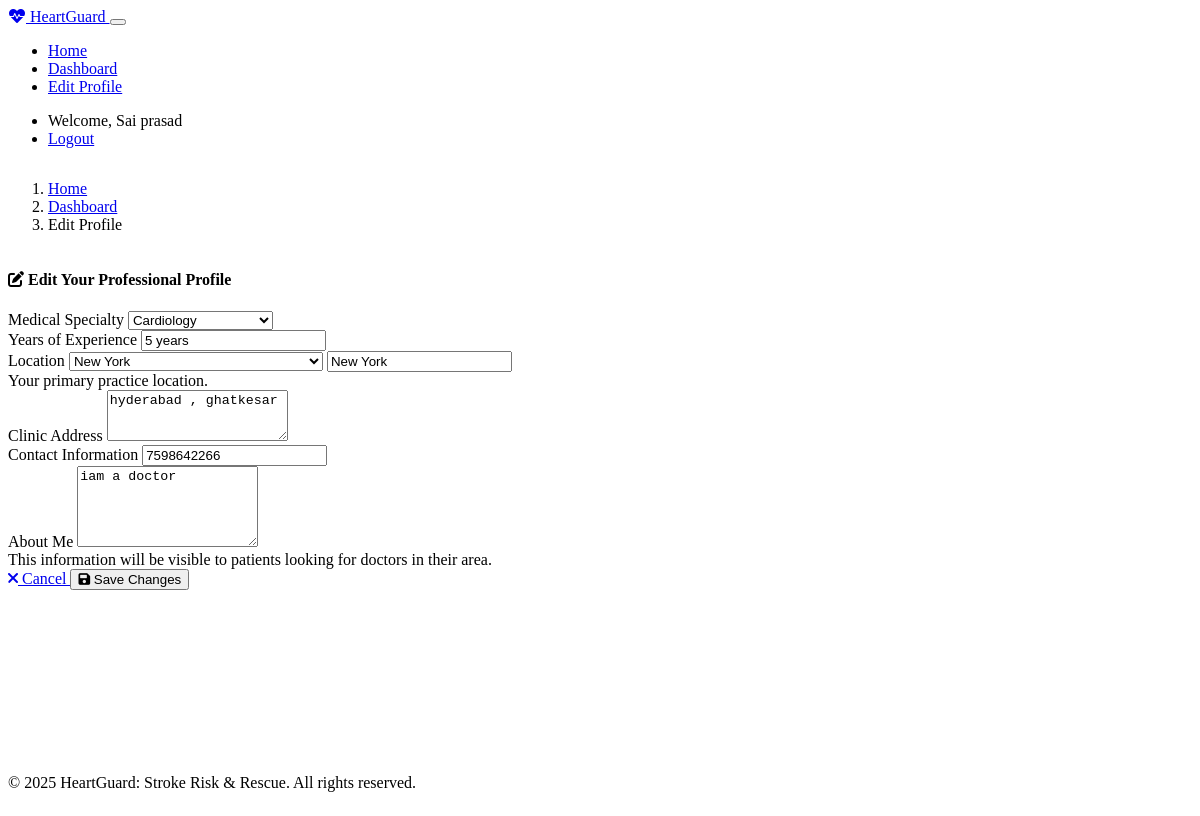
The page /doctor/profile/edit (signed in) on the database as committed earlier.
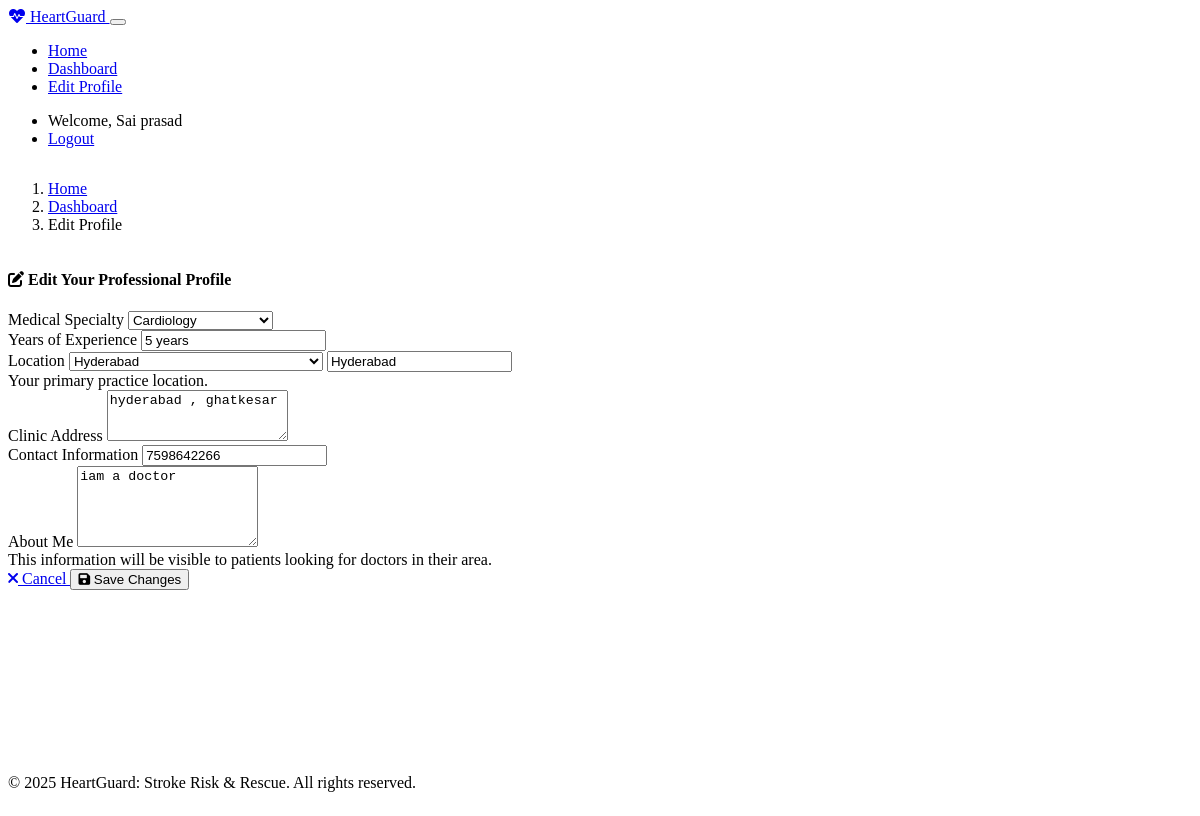
The same page on the database as committed later.
### models.py (models this page shows, shortened)
class Doctor(UserMixin, db.Model):
    id = db.Column(db.Integer, primary_key=True)
    email = db.Column(db.String(120), unique=True, nullable=False)
    password_hash = db.Column(db.String(256), nullable=False)
    name = db.Column(db.String(100), nullable=False)
    location = db.Column(db.String(100), nullable=False)
    specialty = db.Column(db.String(100), nullable=False)
    about = db.Column(db.Text, nullable=True)
    experience = db.Column(db.String(100), nullable=True)
    clinic_address = db.Column(db.String(200), nullable=True)
    contact_info = db.Column(db.String(100), nullable=True)
    created_at = db.Column(db.DateTime, default=datetime.utcnow)

class City(db.Model):
    id = db.Column(db.Integer, primary_key=True)
    name = db.Column(db.String(100), nullable=False, unique=True)

### routes.py (the view, shortened to what this page needs)
@app.route('/doctor/profile/edit', methods=['GET', 'POST'])
@login_required
def doctor_profile_edit():
    if session.get('user_type') != 'doctor':
        flash('Please login as a doctor to access this page', 'warning')
        return redirect(url_for('doctor_login'))
    doctor_id = session.get('user_id')
    doctor = Doctor.query.get(doctor_id)
    if not doctor:
        flash('Doctor information not found', 'danger')
        return redirect(url_for('doctor_login'))
    cities = City.query.all()
    specialties = ["Cardiology", "Internal Medicine", "Neurology", "Endocrinology",
                  "Family Medicine", "Vascular Surgery", "Geriatric Medicine"]
    return render_template('doctor_profile_edit.html', doctor=doctor, cities=cities, specialties=specialties)

### app.py (called while the page is built)
@login_manager.user_loader
def load_user(user_id):
    from models import User, Doctor
    user = User.query.get(int(user_id))
    if user:
        return user
    return Doctor.query.get(int(user_id))

### templates/doctor_profile_edit.html (shortened to what the changed rows need)
{% extends 'base.html' %}
{% block content %}
<div class="container py-4">
    <div class="card shadow-sm">
        <div class="card-body">
            <form method="POST" action="{{ url_for('doctor_profile_edit') }}">
                <div class="row mb-4">
                    <div class="col-md-6">
                        <div class="mb-3">
                            <label for="specialty" class="form-label">Medical Specialty</label>
                            <select class="form-select" id="specialty" name="specialty" required>
                                {% for specialty in specialties %}
                                    <option value="{{ specialty }}" {% if doctor.specialty == specialty %}selected{% endif %}>{{ specialty }}</option>
                                {% endfor %}
                            </select>
                        </div>
                        <div class="mb-3">
                            <label for="experience" class="form-label">Years of Experience</label>
                            <input type="text" class="form-control" id="experience" name="experience" value="{{ doctor.experience or '' }}" placeholder="e.g., 15+ years">
                        </div>
                        <div class="mb-3">
                            <label for="location" class="form-label">Location</label>
                            <select class="form-select mb-2" id="locationSelect" onchange="handleLocationChange()">
                                {% for city in cities %}
                                    <option value="{{ city.name }}" {% if doctor.location == city.name %}selected{% endif %}>{{ city.name }}</option>
                                {% endfor %}
                            </select>
                            <input type="text" class="form-control" id="location" name="location" value="{{ doctor.location }}" required>
                            <div class="form-text">Your primary practice location.</div>
                        </div>
                    </div>
                    <div class="col-md-6">
                        <div class="mb-3">
                            <label for="clinic_address" class="form-label">Clinic Address</label>
                            <textarea class="form-control" id="clinic_address" name="clinic_address" rows="3" placeholder="Enter your clinic's full address">{{ doctor.clinic_address or '' }}</textarea>
                        </div>
                        <div class="mb-3">
                            <label for="contact_info" class="form-label">Contact Information</label>
                            <input type="text" class="form-control" id="contact_info" name="contact_info" value="{{ doctor.contact_info or '' }}" placeholder="e.g., (123) 456-7890 or your-email@example.com">
                        </div>
                    </div>
                </div>
                <div class="mb-4">
                    <label for="about" class="form-label">About Me</label>
                    <textarea class="form-control" id="about" name="about" rows="5" placeholder="Describe your medical background, expertise, and approach to patient care">{{ doctor.about or '' }}</textarea>
                    <div class="form-text">This information will be visible to patients looking for doctors in their area.</div>
                </div>
            </form>
        </div>
    </div>
</div>
{% endblock %}

### templates/base.html (shortened to what this page needs)
<!DOCTYPE html>
<html lang="en" data-bs-theme="dark">
<head>
    <link href="https://cdn.replit.com/agent/bootstrap-agent-dark-theme.min.css" rel="stylesheet">
    <link rel="stylesheet" href="{{ url_for('static', filename='css/styles.css') }}">
    <link rel="stylesheet" href="https://cdnjs.cloudflare.com/ajax/libs/font-awesome/6.0.0/css/all.min.css">
</head>
<body>
    <nav class="navbar navbar-expand-lg navbar-dark bg-dark">
        <div class="container">
            <a class="navbar-brand" href="{{ url_for('index') }}">
                <i class="fas fa-heartbeat text-danger me-2"></i>
                HeartGuard
            </a>
            <button class="navbar-toggler" type="button" data-bs-toggle="collapse" data-bs-target="#navbarNav"
                    aria-controls="navbarNav" aria-expanded="false" aria-label="Toggle navigation">
            </button>
            <div class="collapse navbar-collapse" id="navbarNav">
                <ul class="navbar-nav me-auto">
                    <li class="nav-item">
                        <a class="nav-link" href="{{ url_for('index') }}">Home</a>
                    </li>
                    {% if session.get('user_id') and session.get('user_type') == 'doctor' %}
                    <li class="nav-item">
                        <a class="nav-link" href="{{ url_for('doctor_dashboard') }}">Dashboard</a>
                    </li>
                    <li class="nav-item">
                        <a class="nav-link" href="{{ url_for('doctor_profile_edit') }}">Edit Profile</a>
                    </li>
                    {% endif %}
                </ul>
                <ul class="navbar-nav">
                    {% if session.get('user_id') %}
                    <li class="nav-item">
                        <span class="nav-link text-light">
                            Welcome, {{ session.get('user_name', '') }}
                        </span>
                    </li>
                    <li class="nav-item">
                        <a class="nav-link" href="{{ url_for('logout') }}">Logout</a>
                    </li>
                    {% endif %}
                </ul>
            </div>
        </div>
    </nav>
    <main class="container my-4">
        {% block content %}{% endblock %}
    </main>
    <footer class="footer py-4 bg-dark text-light mt-5">
        <div class="container text-center">
            <p>&copy; 2025 HeartGuard: Stroke Risk & Rescue. All rights reserved.</p>
        </div>
    </footer>
</body>
</html>

Rows that differ between the two databases and show on the page:
changed Doctor "Sai prasad": location.name "New York" → "Hyderabad"; location "New York" → "Hyderabad"
